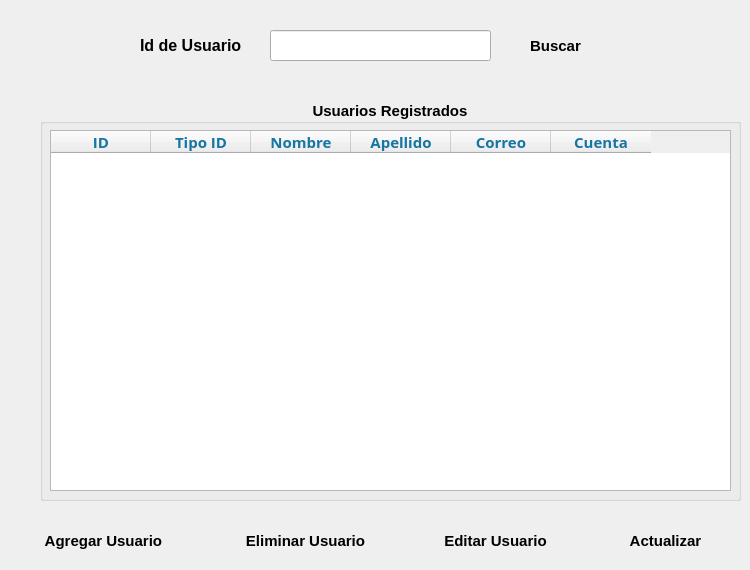
     <widget class="QWidget" name="pg_usuarios_6">
      <widget class="QPushButton" name="bt_refreshUsuario_6">
       <property name="geometry">
        <rect>
         <x>600</x>
         <y>520</y>
         <width>131</width>
         <height>41</height>
        </rect>
       </property>
       <property name="font">
        <font>
         <family>Nirmala UI</family>
         <pointsize>11</pointsize>
         <weight>75</weight>
         <bold>true</bold>
        </font>
       </property>
       <property name="cursor">
        <cursorShape>PointingHandCursor</cursorShape>
       </property>
       <property name="styleSheet">
        <string notr="true">QPushButton:hover
{
	border-style: solid;
   	background-color:#bbdefb;

}

QPushButton:pressed
{
	background-color:#0069c0;
}</string>
       </property>
       <property name="text">
        <string>Actualizar</string>
       </property>
       <property name="icon">
        <iconset>
         <normaloff>../Ventanas/Icons/recarga.png</normaloff>../Ventanas/Icons/recarga.png</iconset>
       </property>
       <property name="iconSize">
        <size>
         <width>30</width>
         <height>40</height>
        </size>
       </property>
       <property name="flat">
        <bool>true</bool>
       </property>
      </widget>
      <widget class="QPushButton" name="bt_buscarUsuario_6">
       <property name="geometry">
        <rect>
         <x>510</x>
         <y>30</y>
         <width>91</width>
         <height>31</height>
        </rect>
       </property>
       <property name="font">
        <font>
         <family>Nirmala UI</family>
         <pointsize>11</pointsize>
         <weight>75</weight>
         <bold>true</bold>
        </font>
       </property>
       <property name="cursor">
        <cursorShape>PointingHandCursor</cursorShape>
       </property>
       <property name="styleSheet">
        <string notr="true">QPushButton:hover
{
	border-style: solid;
   	background-color:#bbdefb;

}

QPushButton:pressed
{
	background-color:#0069c0;
}</string>
       </property>
       <property name="text">
        <string>Buscar</string>
       </property>
       <property name="icon">
        <iconset>
         <normaloff>../Ventanas/Icons/buscar.png</normaloff>../Ventanas/Icons/buscar.png</iconset>
       </property>
       <property name="iconSize">
        <size>
         <width>30</width>
         <height>50</height>
        </size>
       </property>
       <property name="flat">
        <bool>true</bool>
       </property>
      </widget>
      <widget class="QGroupBox" name="groupBox_36">
       <property name="geometry">
        <rect>
         <x>40</x>
         <y>100</y>
         <width>701</width>
         <height>401</height>
        </rect>
       </property>
       <property name="font">
        <font>
         <family>Nirmala UI</family>
         <pointsize>11</pointsize>
         <weight>75</weight>
         <bold>true</bold>
        </font>
       </property>
       <property name="title">
        <string>Usuarios Registrados</string>
       </property>
       <property name="alignment">
        <set>Qt::AlignCenter</set>
       </property>
       <widget class="QTableWidget" name="tb_vistaGeneral_11">
        <property name="geometry">
         <rect>
          <x>10</x>
          <y>30</y>
          <width>681</width>
          <height>361</height>
         </rect>
        </property>
        <property name="font">
         <font>
          <family>Open Sans</family>
          <weight>1</weight>
          <italic>false</italic>
          <bold>false</bold>
         </font>
        </property>
        <property name="styleSheet">
         <string notr="true">color : rgb(0,0,0);
font: 9 pt &quot;Open Sans&quot;</string>
        </property>
        <column>
         <property name="text">
          <string>ID</string>
         </property>
         <property name="font">
          <font>
           <family>Nirmala UI</family>
           <pointsize>11</pointsize>
           <weight>75</weight>
           <bold>true</bold>
          </font>
         </property>
         <property name="foreground">
          <brush brushstyle="SolidPattern">
           <color alpha="255">
            <red>22</red>
            <green>117</green>
            <blue>163</blue>
           </color>
          </brush>
         </property>
        </column>
        <column>
         <property name="text">
          <string>Tipo ID</string>
         </property>
         <property name="font">
          <font>
           <family>Nirmala UI</family>
           <pointsize>11</pointsize>
           <weight>75</weight>
           <bold>true</bold>
          </font>
         </property>
         <property name="foreground">
          <brush brushstyle="SolidPattern">
           <color alpha="255">
            <red>22</red>
            <green>117</green>
            <blue>163</blue>
           </color>
          </brush>
         </property>
        </column>
        <column>
         <property name="text">
          <string>Nombre</string>
         </property>
         <property name="font">
          <font>
           <family>Nirmala UI</family>
           <pointsize>11</pointsize>
           <weight>75</weight>
           <bold>true</bold>
          </font>
         </property>
         <property name="foreground">
          <brush brushstyle="SolidPattern">
           <color alpha="255">
            <red>22</red>
            <green>117</green>
            <blue>163</blue>
           </color>
          </brush>
         </property>
        </column>
        <column>
         <property name="text">
          <string>Apellido</string>
         </property>
         <property name="font">
          <font>
           <family>Nirmala UI</family>
           <pointsize>11</pointsize>
           <weight>75</weight>
           <bold>true</bold>
          </font>
         </property>
         <property name="foreground">
          <brush brushstyle="SolidPattern">
           <color alpha="255">
            <red>22</red>
            <green>117</green>
            <blue>163</blue>
           </color>
          </brush>
         </property>
        </column>
        <column>
         <property name="text">
          <string>Correo</string>
         </property>
         <property name="font">
          <font>
           <family>Nirmala UI</family>
           <pointsize>11</pointsize>
           <weight>75</weight>
           <bold>true</bold>
          </font>
         </property>
         <property name="foreground">
          <brush brushstyle="SolidPattern">
           <color alpha="255">
            <red>22</red>
            <green>117</green>
            <blue>163</blue>
           </color>
          </brush>
         </property>
        </column>
        <column>
         <property name="text">
          <string>Cuenta</string>
         </property>
         <property name="font">
          <font>
           <family>Nirmala UI</family>
           <pointsize>11</pointsize>
           <weight>75</weight>
           <bold>true</bold>
          </font>
         </property>
         <property name="foreground">
          <brush brushstyle="SolidPattern">
           <color alpha="255">
            <red>22</red>
            <green>117</green>
            <blue>163</blue>
           </color>
          </brush>
         </property>
        </column>
       </widget>
      </widget>
      <widget class="QPushButton" name="bt_eliminarUsuario_6">
       <property name="geometry">
        <rect>
         <x>220</x>
         <y>520</y>
         <width>171</width>
         <height>41</height>
        </rect>
       </property>
       <property name="font">
        <font>
         <family>Nirmala UI</family>
         <pointsize>11</pointsize>
         <weight>75</weight>
         <bold>true</bold>
        </font>
       </property>
       <property name="cursor">
        <cursorShape>PointingHandCursor</cursorShape>
       </property>
       <property name="styleSheet">
        <string notr="true">QPushButton:hover
{
	border-style: solid;
   	background-color:#bbdefb;

}

QPushButton:pressed
{
	background-color:#0069c0;
}</string>
       </property>
       <property name="text">
        <string>Eliminar Usuario</string>
       </property>
       <property name="icon">
        <iconset>
         <normaloff>../Ventanas/Icons/eliminar_usuario.png</normaloff>../Ventanas/Icons/eliminar_usuario.png</iconset>
       </property>
       <property name="iconSize">
        <size>
         <width>30</width>
         <height>50</height>
        </size>
       </property>
       <property name="flat">
        <bool>true</bool>
       </property>
      </widget>
      <widget class="QLineEdit" name="le_buscarUsuario_6">
       <property name="geometry">
        <rect>
         <x>270</x>
         <y>30</y>
         <width>221</width>
         <height>31</height>
        </rect>
       </property>
       <property name="font">
        <font>
         <family>Open Sans</family>
         <pointsize>9</pointsize>
        </font>
       </property>
       <property name="toolTip">
        <string/>
       </property>
       <property name="inputMask">
        <string/>
       </property>
       <property name="text">
        <string/>
       </property>
       <property name="placeholderText">
        <string/>
       </property>
      </widget>
      <widget class="QPushButton" name="bt_editarUsuario_6">
       <property name="geometry">
        <rect>
         <x>420</x>
         <y>520</y>
         <width>151</width>
         <height>41</height>
        </rect>
       </property>
       <property name="font">
        <font>
         <family>Nirmala UI</family>
         <pointsize>11</pointsize>
         <weight>75</weight>
         <bold>true</bold>
        </font>
       </property>
       <property name="cursor">
        <cursorShape>PointingHandCursor</cursorShape>
       </property>
       <property name="styleSheet">
        <string notr="true">QPushButton:hover
{
	border-style: solid;
   	background-color:#bbdefb;

}

QPushButton:pressed
{
	background-color:#0069c0;
}</string>
       </property>
       <property name="text">
        <string>Editar Usuario</string>
       </property>
       <property name="icon">
        <iconset>
         <normaloff>../Ventanas/Icons/editar_usuario.png</normaloff>../Ventanas/Icons/editar_usuario.png</iconset>
       </property>
       <property name="iconSize">
        <size>
         <width>30</width>
         <height>50</height>
        </size>
       </property>
       <property name="flat">
        <bool>true</bool>
       </property>
      </widget>
      <widget class="QPushButton" name="bt_addUsuario_6">
       <property name="geometry">
        <rect>
         <x>20</x>
         <y>520</y>
         <width>171</width>
         <height>41</height>
        </rect>
       </property>
       <property name="font">
        <font>
         <family>Nirmala UI</family>
         <pointsize>11</pointsize>
         <weight>75</weight>
         <bold>true</bold>
        </font>
       </property>
       <property name="cursor">
        <cursorShape>PointingHandCursor</cursorShape>
       </property>
       <property name="styleSheet">
        <string notr="true">QPushButton:hover
{
	border-style: solid;
   	background-color:#bbdefb;

}

QPushButton:pressed
{
	background-color:#0069c0;
}</string>
       </property>
       <property name="text">
        <string>Agregar Usuario </string>
       </property>
       <property name="icon">
        <iconset>
         <normaloff>../Ventanas/Icons/nuevo_usuario.png</normaloff>../Ventanas/Icons/nuevo_usuario.png</iconset>
       </property>
       <property name="iconSize">
        <size>
         <width>30</width>
         <height>50</height>
        </size>
       </property>
       <property name="flat">
        <bool>true</bool>
       </property>
      </widget>
      <widget class="QLabel" name="label_cerrarsesion_98">
       <property name="geometry">
        <rect>
         <x>140</x>
         <y>30</y>
         <width>101</width>
         <height>31</height>
        </rect>
       </property>
       <property name="font">
        <font>
         <family>Nirmala UI</family>
         <pointsize>12</pointsize>
         <weight>75</weight>
         <bold>true</bold>
        </font>
       </property>
       <property name="text">
        <string>&lt;html&gt;&lt;head/&gt;&lt;body&gt;&lt;p align=&quot;center&quot;&gt;&lt;span style=&quot; color:#000000;&quot;&gt;Id de Usuario&lt;/span&gt;&lt;/p&gt;&lt;/body&gt;&lt;/html&gt;</string>
       </property>
      </widget>
     </widget>
